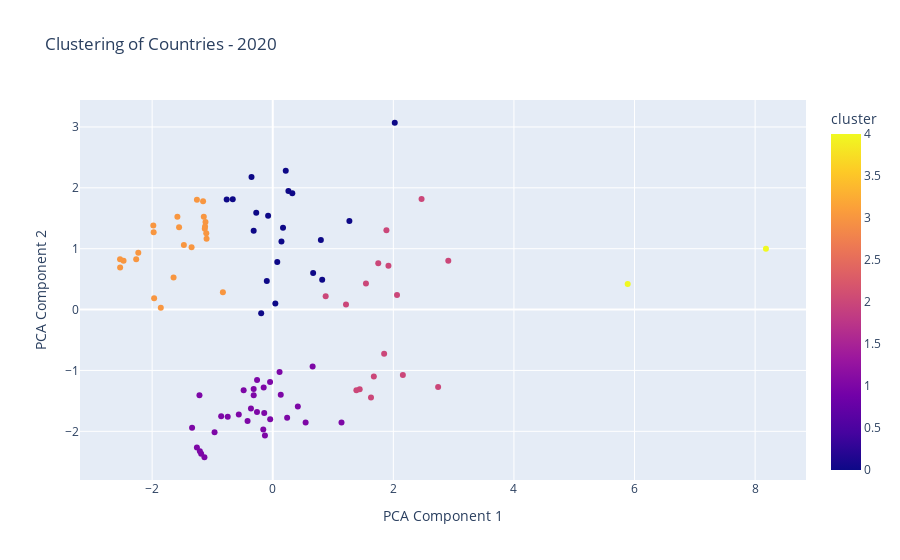

Write notebook code for a chart like this one.
### Code cell
df_cluster_results = cluster_by_year(df_olympics_merged, 2020, n_clusters=5)
display(df_cluster_results.head())

### Figure 1 — Plotly figure (JSON) as saved in the notebook; plotly's stock layout.template omitted (floating-point values rounded to 4 significant figures; data arrays with more than 128 entries replaced by an {"elided": "..."} marker saying what was removed)
{"data": [{"customdata": {"elided": "91x5 mixed values"}, "hovertemplate": "country_name=%{customdata[1]}<br>total_medals_year=%{customdata[2]}<br>max_elevation=%{customdata[3]}<br>climate_zone=%{customdata[4]}<extra></extra>", "legendgroup": "", "marker": {"color": [2, 1, 4, 2, 1, 4, 2, 3, 1, 1, 2, 1, 1, 1, 0, 1, 3, 1, 2, 2, 2, 0, 1, 1, 1, 1, 1, 0, 0, 1, 1, 1, 2, 1, 1, 1, 0, 2, 0, 2, 3, 1, 3, 2, 0, 2, 1, 1, 3, 2, 0, 3, 0, 3, 3, 0, 1, 1, 3, 3, 3, 0, 1, 1, 0, 0, 2, 2, 3, 2, 0, 1, 0, 3, 0, 3, 1, 1, 0, 3, 0, 3, 0, 3, 3, 3, 0, 3, 3, 3, 3], "coloraxis": "coloraxis", "symbol": "circle"}, "mode": "markers", "name": "", "orientation": "v", "showlegend": false, "type": "scatter", "x": [0.8778, -1.215, 8.18, 1.442, -0.3166, 5.887, 1.847, -1.115, -0.4175, 1.14, 2.061, -0.2613, -0.1501, 0.113, 1.271, -0.1413, -2.474, -0.965, 1.387, 2.743, 1.885, -0.09855, 0.6616, -0.5631, -1.133, 0.1329, -1.338, -0.2737, -0.1918, -0.04249, 0.4162, -0.04451, 1.215, -0.8553, -0.1571, -0.7468, -0.7638, 2.911, 0.7981, 1.546, -1.981, -0.1294, -1.155, 1.75, 2.024, 2.158, 0.2388, 0.5452, -1.553, 2.468, 0.8201, -0.8269, 0.1446, -1.967, -1.103, 0.1705, -0.4826, -0.26, -1.581, -1.645, -1.127, -0.3521, -1.187, -0.3158, 0.2157, 0.04309, 1.629, 1.677, -1.258, 1.919, 0.2598, -0.3613, -0.6637, -1.098, 0.6699, -2.532, -1.208, -1.258, 0.3243, -2.265, 0.07489, -1.144, -0.0768, -2.23, -1.474, -2.531, -0.3161, -1.346, -1.857, -1.975, -1.123], "xaxis": "x", "y": [0.2189, -1.409, 0.9995, -1.307, -1.307, 0.4193, -0.7256, 1.437, -1.83, -1.856, 0.2382, -1.683, -1.281, -1.026, 1.457, -1.698, 0.8013, -2.014, -1.327, -1.273, 1.303, 0.4686, -0.9366, -1.725, -2.426, -1.401, -1.943, 1.59, -0.06226, -1.802, -1.593, -1.19, 0.08466, -1.751, -1.968, -1.759, 1.806, 0.8013, 1.144, 0.4271, 1.383, -2.067, 1.778, 0.7597, 3.069, -1.073, -1.778, -1.856, 1.351, 1.817, 0.4884, 0.2826, 1.118, 0.1848, 1.252, 1.343, -1.325, -1.156, 1.526, 0.5264, 1.328, 2.179, -2.368, -1.406, 2.28, 0.1014, -1.445, -1.099, 1.806, 0.7215, 1.947, -1.627, 1.811, 1.161, 0.599, 0.8269, -2.326, -2.264, 1.909, 0.8256, 0.7831, 1.524, 1.54, 0.9352, 1.063, 0.6922, 1.294, 1.022, 0.02932, 1.268, 1.363], "yaxis": "y"}], "layout": {"coloraxis": {"colorbar": {"title": {"text": "cluster"}}, "colorscale": [[0, "#0d0887"], [0.1111, "#46039f"], [0.2222, "#7201a8"], [0.3333, "#9c179e"], [0.4444, "#bd3786"], [0.5556, "#d8576b"], [0.6667, "#ed7953"], [0.7778, "#fb9f3a"], [0.8889, "#fdca26"], [1, "#f0f921"]]}, "legend": {"tracegroupgap": 0}, "title": {"text": "Clustering of Countries - 2020"}, "xaxis": {"anchor": "y", "domain": [0, 1], "title": {"text": "PCA Component 1"}}, "yaxis": {"anchor": "x", "domain": [0, 1], "title": {"text": "PCA Component 2"}}}}
